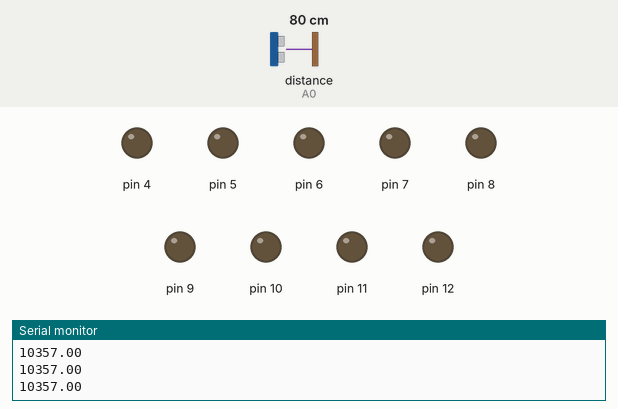
Bench run of a sketch on a simulated Arduino Uno, built with avr-gcc and run on an emulated ATmega328P. Shown: output pins drawn as LEDs (lit = HIGH), the last lines printed to the serial monitor. Wiring (inferred from the names in the program): ultrasonic range finder: trigger pin 13; echo A0. Inputs (shaded band) come from the test bench; at power-on: distance to the obstacle (sensor on A0) 80 cm. The echo pulse lasts 58.3 µs per cm; pins used as bus, display or sensor lines are not drawn.

Above: at 1.2 s.
1.3 s: distance to the obstacle (sensor on A0) set to 95 cm
2.8 s: distance to the obstacle (sensor on A0) set to 103 cm
At 4.0 s:
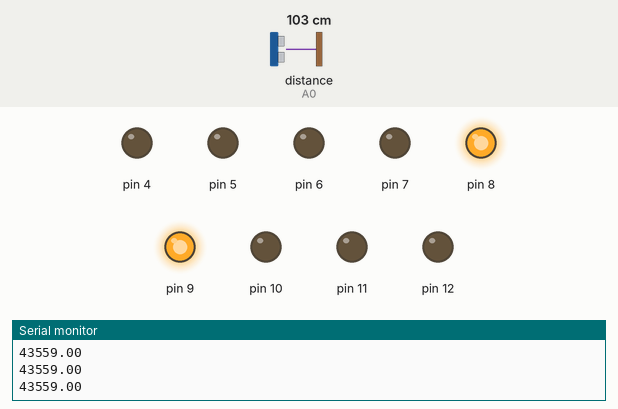
4.3 s: distance to the obstacle (sensor on A0) set to 197 cm
5.8 s: distance to the obstacle (sensor on A0) set to 204 cm
At 6.4 s:
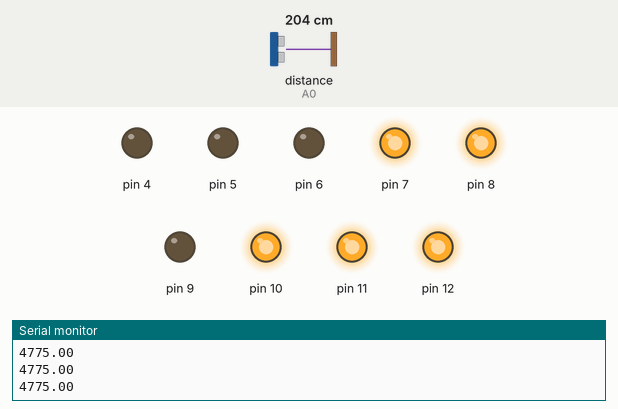
7.3 s: distance to the obstacle (sensor on A0) set to 120 cm
At 8.5 s:
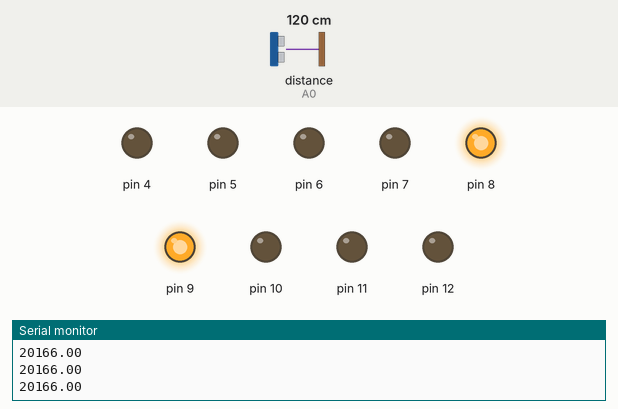
8.8 s: distance to the obstacle (sensor on A0) set to 250 cm
At 10.1 s:
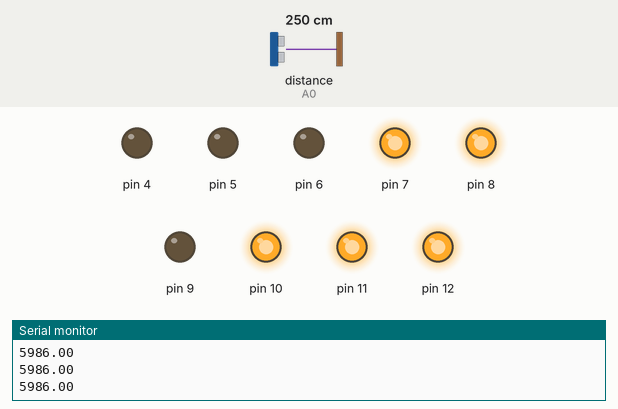
Timing chart, 0 to 11.3 s (numbered marks = the images above; inputs shaded):
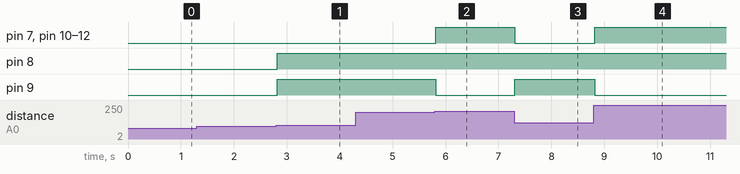

The sketch:

sketch_jan15e.ino
```cpp
#define trigPin 13
#define echoPin A0
unsigned duration, distance;
void setup() {
  Serial.begin(9600);
  pinMode(trigPin, OUTPUT);
  pinMode(echoPin, INPUT);
  pinMode(12 , OUTPUT);
  pinMode(11 , OUTPUT);
  pinMode(10 , OUTPUT);
  pinMode(9 , OUTPUT);
  pinMode(8 , OUTPUT);
  pinMode(7 , OUTPUT);
  pinMode(6 , OUTPUT);
  pinMode(5 , OUTPUT);
  pinMode(4 , OUTPUT);

}

void loop() {
  digitalWrite(trigPin, LOW);
  delayMicroseconds(2);
  digitalWrite(trigPin, HIGH);
  delayMicroseconds(10);
  digitalWrite(trigPin, LOW);
  duration = pulseIn(echoPin, HIGH);
  distance = (duration / 2) * 0.0343;
  int metrdistance = distance / 100;
  float floatdistance = (duration / 2) * 343;
  Serial.println(floatdistance);
  switch(metrdistance){
  case(1):
    digitalWrite(12 ,0);
    digitalWrite(11 ,0);
    digitalWrite(10 ,0);
    digitalWrite(9 ,1);
    digitalWrite(8 ,1);
    digitalWrite(7 ,0);
    break;

    case(2):
    digitalWrite(12 ,1);
    digitalWrite(11 ,1);
    digitalWrite(10 ,1);
    digitalWrite(9 ,0);
    digitalWrite(8 ,1);
    digitalWrite(7 ,1);
    break;

    case(3):
    digitalWrite(12 , 1);
    digitalWrite(11 ,0);
    digitalWrite(10 ,1);
    digitalWrite(9 , 1);
    digitalWrite(8 ,1);
    digitalWrite(7 , 1);
    break;
  }


}
```

Measured:
- the behaviour switches between 100 and 101 cm on distance to the obstacle (sensor on A0) (found by bisection; images 0 and 1)
- the behaviour switches between 200 and 201 cm on distance to the obstacle (sensor on A0) (found by bisection; images 1 and 2)
- after the input at 2.8 s, pin 8, pin 9: LOW → HIGH at once
- after the input at 5.8 s, pin 7, pin 10–12: LOW → HIGH at once; pin 9: HIGH → LOW at once
- after the input at 7.3 s, pin 7, pin 10–12: HIGH → LOW at once; pin 9: LOW → HIGH at once
- after the input at 8.8 s, pin 7, pin 10–12: LOW → HIGH at once; pin 9: HIGH → LOW at once
